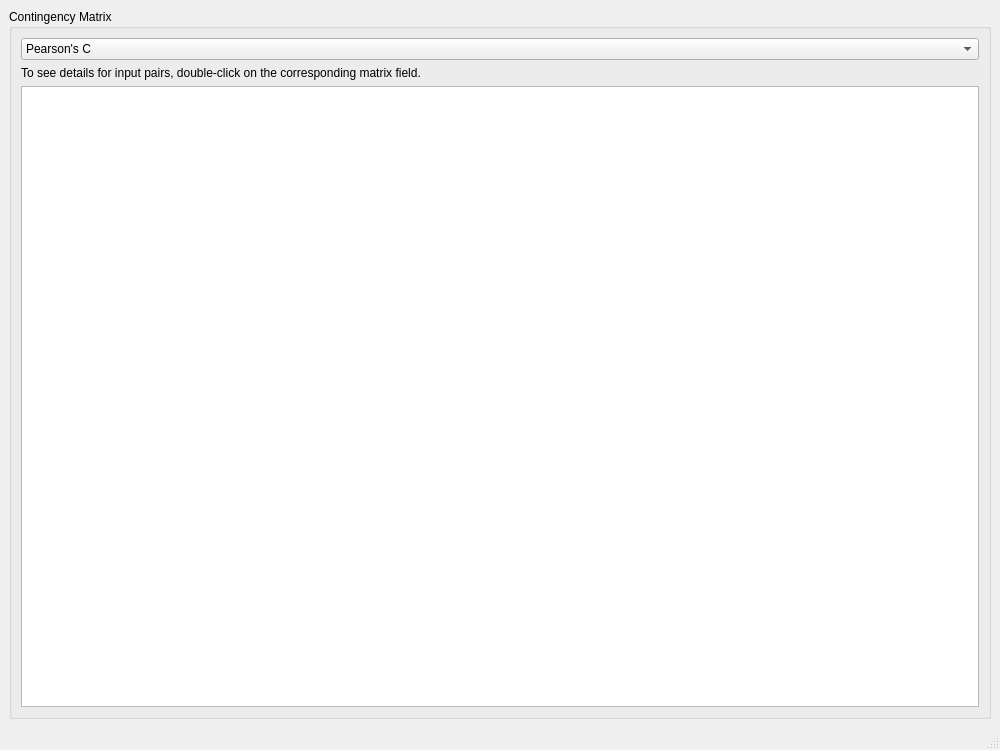
<?xml version="1.0" encoding="UTF-8"?>
<ui version="4.0">
 <class>ContingencyMatrix</class>
 <widget class="QMainWindow" name="ContingencyMatrix">
  <property name="geometry">
   <rect>
    <x>0</x>
    <y>0</y>
    <width>1000</width>
    <height>750</height>
   </rect>
  </property>
  <property name="windowTitle">
   <string>Contingency Matrix</string>
  </property>
  <property name="windowOpacity">
   <double>1.000000000000000</double>
  </property>
  <widget class="QWidget" name="centralwidget">
   <layout class="QHBoxLayout" name="horizontalLayout">
    <item>
     <layout class="QGridLayout" name="mainGridLayout">
      <item row="0" column="0">
       <widget class="QGroupBox" name="matrixGroupBox">
        <property name="title">
         <string>Contingency Matrix </string>
        </property>
        <layout class="QVBoxLayout" name="verticalLayout_5">
         <item>
          <widget class="QComboBox" name="typeComboBox">
           <item>
            <property name="text">
             <string>Pearson's C</string>
            </property>
           </item>
           <item>
            <property name="text">
             <string>Cramers' V</string>
            </property>
           </item>
          </widget>
         </item>
         <item>
          <widget class="QLabel" name="label">
           <property name="text">
            <string>To see details for input pairs, double-click on the corresponding matrix field.</string>
           </property>
          </widget>
         </item>
         <item>
          <layout class="QHBoxLayout" name="horizontalLayout_2">
           <item>
            <widget class="QTableView" name="tableView"/>
           </item>
          </layout>
         </item>
        </layout>
       </widget>
      </item>
     </layout>
    </item>
   </layout>
  </widget>
  <widget class="QMenuBar" name="menubar">
   <property name="geometry">
    <rect>
     <x>0</x>
     <y>0</y>
     <width>1000</width>
     <height>22</height>
    </rect>
   </property>
  </widget>
  <widget class="QStatusBar" name="statusbar"/>
 </widget>
 <resources/>
 <connections/>
</ui>
